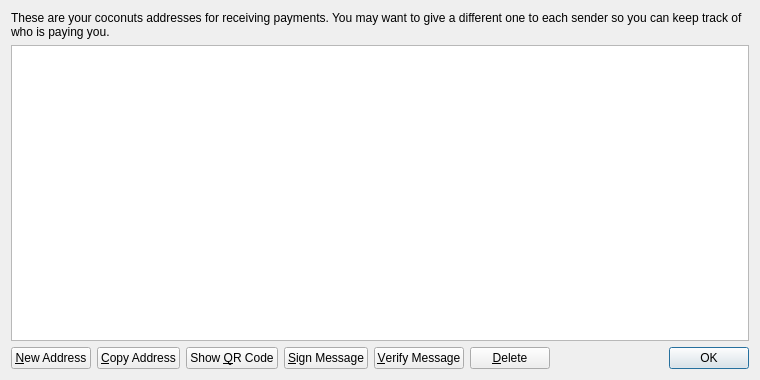
<?xml version="1.0" encoding="UTF-8"?>
<ui version="4.0">
 <class>AddressBookPage</class>
 <widget class="QWidget" name="AddressBookPage">
  <property name="geometry">
   <rect>
    <x>0</x>
    <y>0</y>
    <width>760</width>
    <height>380</height>
   </rect>
  </property>
  <property name="windowTitle">
   <string>Address Book</string>
  </property>
  <layout class="QVBoxLayout" name="verticalLayout">
   <item>
    <widget class="QLabel" name="labelExplanation">
     <property name="text">
      <string>These are your coconuts addresses for receiving payments. You may want to give a different one to each sender so you can keep track of who is paying you.</string>
     </property>
     <property name="textFormat">
      <enum>Qt::PlainText</enum>
     </property>
     <property name="wordWrap">
      <bool>true</bool>
     </property>
    </widget>
   </item>
   <item>
    <widget class="QTableView" name="tableView">
     <property name="contextMenuPolicy">
      <enum>Qt::CustomContextMenu</enum>
     </property>
     <property name="toolTip">
      <string>Double-click to edit address or label</string>
     </property>
     <property name="tabKeyNavigation">
      <bool>false</bool>
     </property>
     <property name="alternatingRowColors">
      <bool>true</bool>
     </property>
     <property name="selectionMode">
      <enum>QAbstractItemView::SingleSelection</enum>
     </property>
     <property name="selectionBehavior">
      <enum>QAbstractItemView::SelectRows</enum>
     </property>
     <property name="sortingEnabled">
      <bool>true</bool>
     </property>
     <attribute name="verticalHeaderVisible">
      <bool>false</bool>
     </attribute>
    </widget>
   </item>
   <item>
    <layout class="QHBoxLayout" name="horizontalLayout">
     <item>
      <widget class="QPushButton" name="newAddressButton">
       <property name="toolTip">
        <string>Create a new address</string>
       </property>
       <property name="text">
        <string>&amp;New Address</string>
       </property>
       <property name="icon">
        <iconset resource="../bitcoin.qrc">
         <normaloff>:/icons/add</normaloff>:/icons/add</iconset>
       </property>
      </widget>
     </item>
     <item>
      <widget class="QPushButton" name="copyToClipboard">
       <property name="toolTip">
        <string>Copy the currently selected address to the system clipboard</string>
       </property>
       <property name="text">
        <string>&amp;Copy Address</string>
       </property>
       <property name="icon">
        <iconset resource="../bitcoin.qrc">
         <normaloff>:/icons/editcopy</normaloff>:/icons/editcopy</iconset>
       </property>
      </widget>
     </item>
     <item>
      <widget class="QPushButton" name="showQRCode">
       <property name="text">
        <string>Show &amp;QR Code</string>
       </property>
       <property name="icon">
        <iconset resource="../bitcoin.qrc">
         <normaloff>:/icons/qrcode</normaloff>:/icons/qrcode</iconset>
       </property>
      </widget>
     </item>
     <item>
      <widget class="QPushButton" name="signMessage">
       <property name="toolTip">
        <string>Sign a message to prove you own a Bitcoin address</string>
       </property>
       <property name="text">
        <string>&amp;Sign Message</string>
       </property>
       <property name="icon">
        <iconset resource="../bitcoin.qrc">
         <normaloff>:/icons/edit</normaloff>:/icons/edit</iconset>
       </property>
      </widget>
     </item>
     <item>
      <widget class="QPushButton" name="verifyMessage">
       <property name="toolTip">
        <string>Verify a message to ensure it was signed with a specified Bitcoin address</string>
       </property>
       <property name="text">
        <string>&amp;Verify Message</string>
       </property>
       <property name="icon">
        <iconset resource="../bitcoin.qrc">
         <normaloff>:/icons/transaction_0</normaloff>:/icons/transaction_0</iconset>
       </property>
      </widget>
     </item>
     <item>
      <widget class="QPushButton" name="deleteButton">
       <property name="toolTip">
        <string>Delete the currently selected address from the list. Only sending addresses can be deleted.</string>
       </property>
       <property name="text">
        <string>&amp;Delete</string>
       </property>
       <property name="icon">
        <iconset resource="../bitcoin.qrc">
         <normaloff>:/icons/remove</normaloff>:/icons/remove</iconset>
       </property>
      </widget>
     </item>
     <item>
      <spacer name="horizontalSpacer">
       <property name="orientation">
        <enum>Qt::Horizontal</enum>
       </property>
       <property name="sizeHint" stdset="0">
        <size>
         <width>40</width>
         <height>20</height>
        </size>
       </property>
      </spacer>
     </item>
     <item>
      <widget class="QDialogButtonBox" name="buttonBox">
       <property name="sizePolicy">
        <sizepolicy hsizetype="Maximum" vsizetype="Fixed">
         <horstretch>0</horstretch>
         <verstretch>0</verstretch>
        </sizepolicy>
       </property>
       <property name="standardButtons">
        <set>QDialogButtonBox::Ok</set>
       </property>
      </widget>
     </item>
    </layout>
   </item>
  </layout>
 </widget>
 <resources>
  <include location="../bitcoin.qrc"/>
 </resources>
 <connections/>
</ui>
